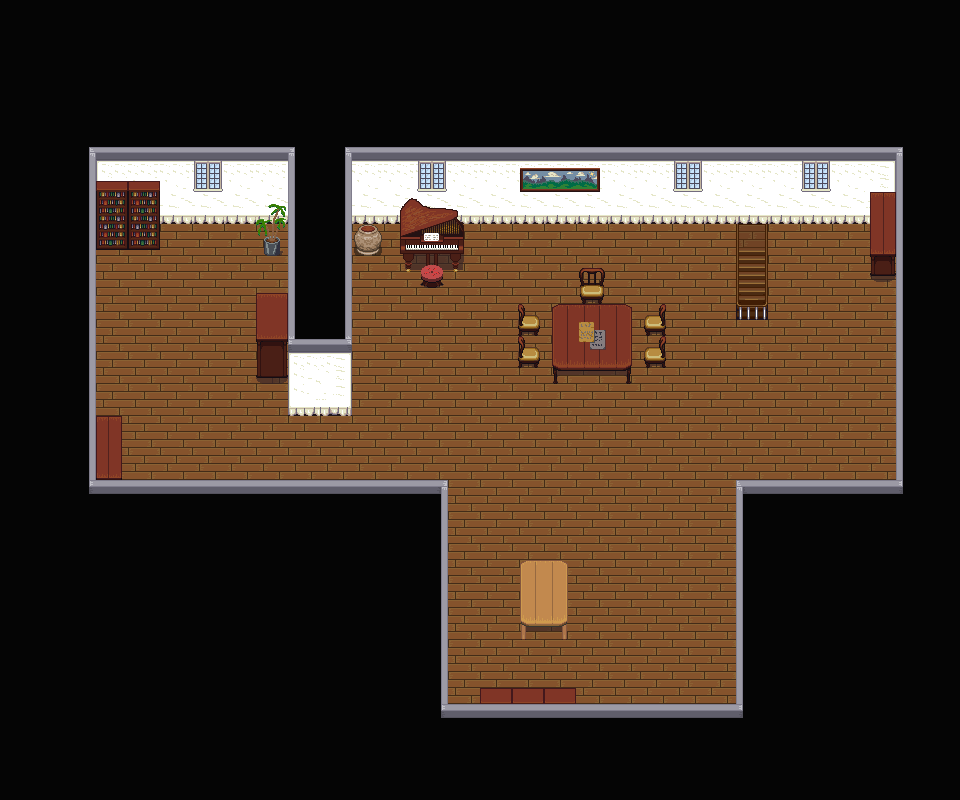

This is a level from a 2D game, rendered from its Tiled map with the project's own tilesets. A one-line summary and the map file follow, with tile-layer data summarised:
An orthogonal 30x25 tile map with 32x32 px tiles, 3 tile layers (ground, terrain, terrain2), 3 tilesets and 42 objects (chaise_haut, chaiseH, chaiseB, portal1, chest1, ...).

<map version="1.0" orientation="orthogonal" renderorder="right-up" width="30" height="25" tilewidth="32" tileheight="32" nextobjectid="135">
 <tileset firstgid="1" name="stairs" tilewidth="32" tileheight="32" tilecount="112" columns="8">
  <image source="stairs.png" width="256" height="448" />
 </tileset>
 <tileset firstgid="113" name="house_inside_full" tilewidth="32" tileheight="32" tilecount="900" columns="30">
  <image source="house_inside_full.png" width="960" height="960" />
  <tile id="370">
   <objectgroup color="#ff0000">
    <object id="1" name="chaise_haut" x="26.6667" y="32">
     <polygon points="0,0 -1,-1.66667 -1,-9.33333 -1,-15.6667 -4.33333,-16.3333 -7.66667,-12.3333 -7.66667,-5.33333 -19.6667,-5 -22.3333,0" />
    </object>
   </objectgroup>
  </tile>
 </tileset>
 <tileset firstgid="1013" name="house_inside_full2" tilewidth="32" tileheight="32" tilecount="504" columns="24">
  <image source="house_inside_full2.png" width="768" height="672" />
 </tileset>
 <layer name="ground" width="30" height="25">
  <data>[750 cells, 750 non-empty, 20 distinct tile ids]</data>
 </layer>
 <layer name="terrain" width="30" height="25">
  <data>[750 cells, 85 non-empty, 55 distinct tile ids]</data>
 </layer>
 <layer name="terrain2" width="30" height="25">
  <data>[750 cells, 10 non-empty, 8 distinct tile ids]</data>
 </layer>
 <objectgroup name="zindex_terrain">
  <object id="95" x="736" y="480">
   <polygon points="0,0 0,56 160,56 168,0" />
  </object>
  <object id="96" x="448" y="536">
   <polygon points="0,18 -360,14 -360,-56 0,-56" />
  </object>
  <object id="97" x="440" y="704">
   <polygon points="0,0 304,0 304,56 0,56" />
  </object>
  <object id="106" x="360" y="232">
   <polygon points="0,0 -8,8 0,24 16,24 24,8 16,-8 0,-8" />
  </object>
  <object id="107" x="264" y="256">
   <polygon points="0,0 16,0 16,-16 16,-32 24,-48 8,-56 0,-32 -8,-40 0,-16" />
  </object>
  <object id="122" x="552" y="309">
   <polygon points="0,0 8,-4 73,-3 79,1 80,77 1,75" />
  </object>
  <object id="124" x="517.333" y="305.333">
   <polygon points="0,0 6,0 8,9.33333 18,10.6667 22.6667,30 1.33333,29.3333" />
  </object>
  <object id="126" x="582.667" y="269.333">
   <polygon points="0,0 -3.33333,2.66667 -0.666667,16 -2.66667,20.6667 -0.666667,42 24,42.6667 21.3333,23.3333 18.6667,16.6667 22,1.33333 18,-0.666667" />
  </object>
  <object id="127" x="530.667" y="561.333">
   <polygon points="0,0 -10.6667,2.66667 -8.66667,78.6667 37.3333,79.3333 35.3333,4.66667 30.6667,0.666667" />
  </object>
  <object id="129" x="257.333" y="293.333">
   <polygon points="0,0 -1.33333,82.6667 28.6667,82.6667 30.6667,-0.666667" />
  </object>
  <object id="130" x="88.6667" y="416.667">
   <polygon points="0,0 32,0 31.3333,93.3333 0,94.6667" />
  </object>
  <object id="125" name="chaiseH" x="647.333" y="317.333">
   <polygon points="0,0 -2.66667,4 -2,18 18,18 18,-12.6667 14,-11.3333 11.3333,-2" />
  </object>
 </objectgroup>
 <objectgroup name="zindex_terrain2">
  <object id="132" name="chaiseB" x="645.333" y="347.333">
   <polygon points="0,0 -0.666667,17.3333 20.6667,19.3333 18.6667,0 18,-12.6667 12,-11.3333 12,-1.33333" />
  </object>
  <object id="133" x="481.333" y="688.667">
   <polygon points="0,0 0,46 95.3333,47.3333 94.6667,0" />
  </object>
  <object id="134" x="519.333" y="338">
   <polygon points="0,0 -1.33333,29.3333 21.3333,30 16.6667,11.3333 4.66667,10.6667" />
  </object>
 </objectgroup>
 <objectgroup name="collision">
  <object id="89" x="960" y="0">
   <polygon points="0,0 0,224 -960,224 -968,0" />
  </object>
  <object id="90" x="88" y="224">
   <polygon points="0,0 0,576 -88,576 -88,0" />
  </object>
  <object id="91" x="88" y="512">
   <polygon points="0,0 352,0 352,288 0,288" />
  </object>
  <object id="92" x="440" y="736">
   <polygon points="0,0 304,0 304,64 0,64" />
  </object>
  <object id="93" x="744" y="512">
   <polygon points="0,0 0,288 216,288 216,0" />
  </object>
  <object id="94" x="904" y="512">
   <polygon points="0,0 0,-288 56,-288 56,0" />
  </object>
  <object id="98" x="736" y="264">
   <polygon points="0,8 32,8 32,56 0,56" />
  </object>
  <object id="99" x="288" y="344">
   <polygon points="0,72 64,72 64,-120 0,-120" />
  </object>
  <object id="102" x="160" y="224">
   <polygon points="0,0 0,24 -64,24 -64,0" />
  </object>
  <object id="103" x="264" y="240">
   <polygon points="0,0 0,16 16,16 16,0" />
  </object>
  <object id="104" x="360" y="240">
   <polygon points="0,0 0,16 16,16 16,0 8,0" />
  </object>
  <object id="105" x="400" y="224">
   <polygon points="0,0 0,40 8,48 16,48 24,64 40,64 48,48 64,48 64,0" />
  </object>
  <object id="111" x="258" y="313">
   <polygon points="0,0 29,0 29,63 -1,63" />
  </object>
  <object id="112" x="120" y="434">
   <polygon points="0,0 -30,0 -32,77 1,78" />
  </object>
  <object id="113" x="482" y="704">
   <polygon points="0,0 0,31 94,31 92,-1" />
  </object>
  <object id="114" x="870" y="195">
   <polygon points="0,0 1,79 26,81 26,-3" />
  </object>
  <object id="115" x="553" y="323">
   <polygon points="0,0 79,-1 78,62 0,61" />
  </object>
  <object id="116" x="521" y="356">
   <polygon points="0,0 -1,11 18,11 16,-2" />
  </object>
  <object id="117" x="520" y="322">
   <polygon points="0,0 19,0 20,12 1,13" />
  </object>
  <object id="118" x="645" y="323">
   <polygon points="0,0 1,12 17,13 19,1" />
  </object>
  <object id="119" x="648" y="356">
   <polygon points="0,0 0,11 15,11 15,-1" />
  </object>
  <object id="120" x="582" y="292">
   <polygon points="0,0 21,0 23,17 -1,17" />
  </object>
  <object id="121" x="520" y="577">
   <polygon points="0,0 45,0 46,64 1,62" />
  </object>
 </objectgroup>
 <objectgroup name="interactions">
  <object id="108" name="portal1" gid="249" x="736" y="263" width="32" height="32" />
  <object id="109" name="chest1" gid="249" x="703" y="636" width="32" height="32" />
  <object id="110" name="chest2" gid="249" x="95" y="232" width="32" height="32" />
 </objectgroup>
 <objectgroup name="items" />
</map>
